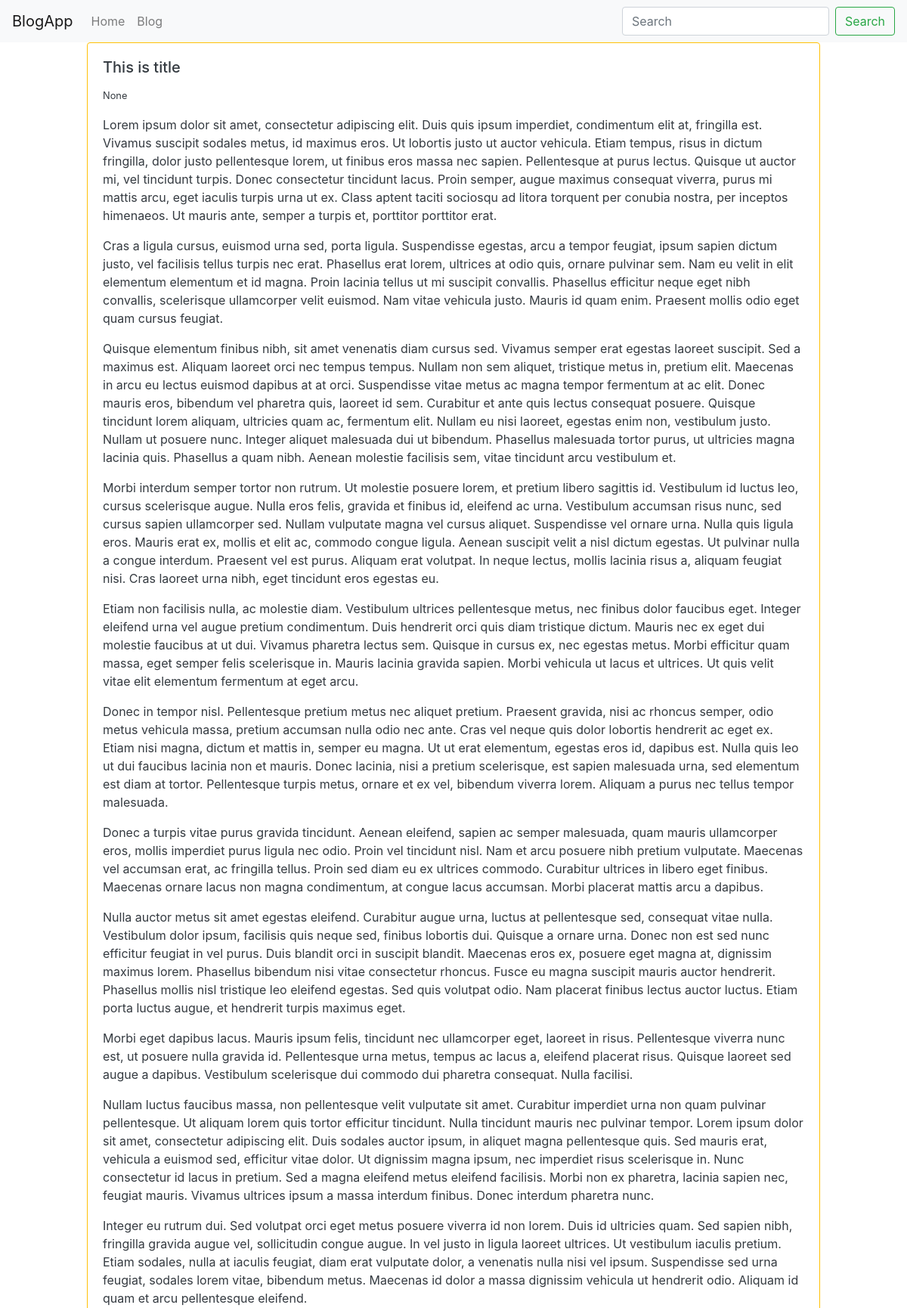
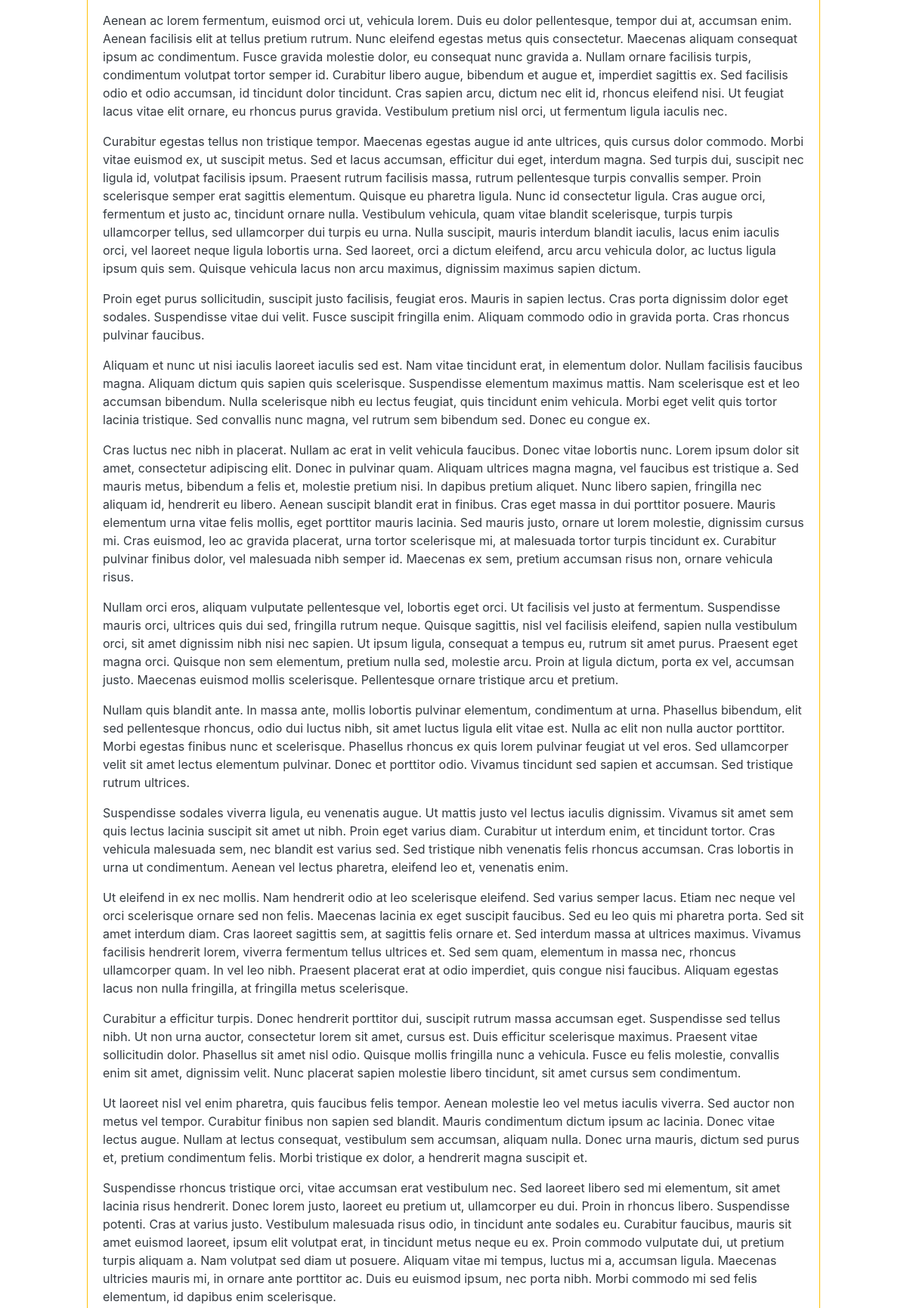
/blog/hello-world1/ (upper part), run on the app's committed database (2 pictures, top to bottom).
### blogapp/models.py (models this page shows, shortened)
class BlogPost(models.Model):
    user = models.ForeignKey(User,default=1,null=True, on_delete=models.SET_NULL)
    title = models.CharField(max_length=120)
    image = models.ImageField(upload_to='image/', blank=True, null=True)
    slug = models.SlugField(unique=True)
    content = models.TextField(null=True, blank=True)
    publish_date = models.DateTimeField(auto_now=False, auto_now_add=False, null=True, blank=True)
    timestamp = models.DateTimeField(auto_now_add=True)
    updated = models.DateTimeField(auto_now=True)
    objects = BlogPostManager()
    class Meta:
        ordering = ['-publish_date', '-updated', 'timestamp']

### blogapp/views.py (the view)
# urls.py: path('<str:slug>/', blog_post_detail_view),
def blog_post_detail_view(request, slug):
    obj = get_object_or_404(BlogPost, slug=slug)
    template_name = "blogapp/detail.html"
    context = {"object": obj}
    return render(request, template_name, context)

### blogapp/models.py (called while the page is built)
    def get_queryset(self):
        return BlogpostQuerySet(self.model, using=self._db)

### blogapp/templates/blogapp/detail.html (shortened to what this page needs)
{% extends "base.html" %}
{% block content %}
<div class="row">
    {% include "blogapp/listinline.html" with blog_post=object truncate=False detail=True%}
</div>
{% endblock %}

### templates/base.html (shortened to what this page needs)
<!doctype html>
<html lang="en">
  <head>
    <link rel="stylesheet" href="https://stackpath.bootstrapcdn.com/bootstrap/4.3.1/css/bootstrap.min.css">
  </head>
  <body>
    {% include 'navbar.html' %}
    <div class = 'container-fluid'>
        {% block content %}{% endblock %}
    </div>
  </body>
</html>

### templates/navbar.html (shortened to what this page needs)
<nav class="navbar navbar-expand-lg navbar-light bg-light">
  <a class="navbar-brand" href="/">BlogApp</a>
  <div class="collapse navbar-collapse" id="navbarSupportedContent">
    <ul class="navbar-nav mr-auto">
      <li class="nav-item ">
        <a class="nav-link" href="/">Home </a>
      </li>
      <li class="nav-item">
        <a class="nav-link" href="/blog">Blog</a>
      </li>
    </ul>
    <form class="form-inline my-2 my-lg-0" action="/search/">
      <input class="form-control mr-sm-2" type="search" name="q"  placeholder="Search" aria-label="Search">
      <button class="btn btn-outline-success my-2 my-sm-0" type="submit">Search</button>
    </form>
  </div>
</nav>

### blogapp/templates/blogapp/listinline.html (shortened to what this page needs)
<div class="col-12 col-md-10 mb-3 mx-auto">
<div class='card {% if not blog_post.publish_date %} border border-warning text-dark {% endif %}'>
    <div class="card-body">
        <h5 class="card-title">{{blog_post.title}}</h5>
        <p class="card-text">
            <small class="'text-muted">{{ blog_post.publish_date }}</small>
            {% if truncate %}
                {{blog_post.content|linebreaks|truncatewords:30}}
            {% else %}
                {{blog_post.content|linebreaks}}
            {% endif %}
        </p>
    </div>
</div>
</div>

### data on the page
BlogPost: title "This is title", publish_date "None", content "Lorem ipsum dolor sit amet, consectetur adipiscing elit. Duis quis ipsum imperdiet, condimentum elit at, fringilla est. Vivamus suscipit sodales metus, id maximus eros. Ut lobortis justo ut auctor vehicula. Etiam tempus, risus in dictum fringilla, dolor justo pellentesque lorem, ut finibus eros massa nec sapien. Pellentesque at purus lectus. Quisque ut auctor mi, vel tincidunt turpis. Donec consectetur tincidunt lacus. Proin semper, augue maximus consequat viverra, purus mi mattis arcu, eget iaculis turpis urna ut ex. Class aptent taciti sociosqu ad litora torquent per conubia nostra, per inceptos himenaeos. Ut mauris ante, semper a turpis et, porttitor porttitor erat. Cras a ligula cursus,…"
